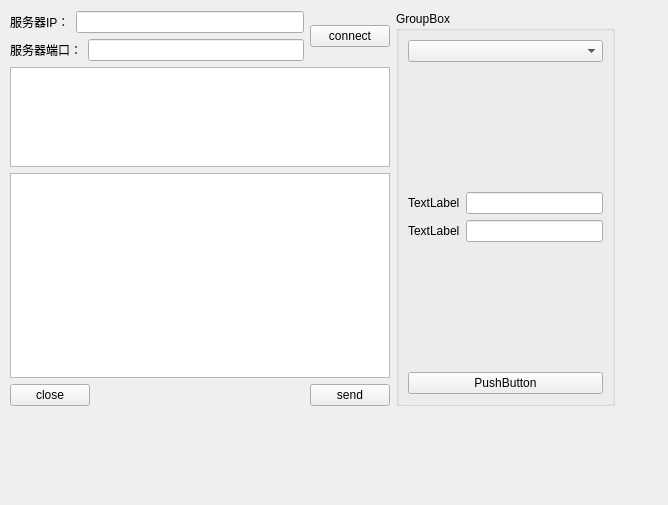
<?xml version="1.0" encoding="UTF-8"?>
<ui version="4.0">
 <class>ClientWidget</class>
 <widget class="QWidget" name="ClientWidget">
  <property name="geometry">
   <rect>
    <x>0</x>
    <y>0</y>
    <width>668</width>
    <height>505</height>
   </rect>
  </property>
  <property name="windowTitle">
   <string>Form</string>
  </property>
  <widget class="QWidget" name="">
   <property name="geometry">
    <rect>
     <x>10</x>
     <y>11</y>
     <width>605</width>
     <height>395</height>
    </rect>
   </property>
   <layout class="QHBoxLayout" name="horizontalLayout_7">
    <item>
     <layout class="QVBoxLayout" name="verticalLayout_5">
      <item>
       <layout class="QHBoxLayout" name="horizontalLayout_4">
        <item>
         <layout class="QVBoxLayout" name="verticalLayout">
          <item>
           <layout class="QHBoxLayout" name="horizontalLayout_2">
            <item>
             <widget class="QLabel" name="labelIP">
              <property name="text">
               <string>服务器IP：</string>
              </property>
             </widget>
            </item>
            <item>
             <widget class="QLineEdit" name="lineEditIP">
              <property name="text">
               <string/>
              </property>
             </widget>
            </item>
           </layout>
          </item>
          <item>
           <layout class="QHBoxLayout" name="horizontalLayout_3">
            <item>
             <widget class="QLabel" name="labelPort">
              <property name="text">
               <string>服务器端口：</string>
              </property>
             </widget>
            </item>
            <item>
             <widget class="QLineEdit" name="lineEditPort">
              <property name="text">
               <string/>
              </property>
             </widget>
            </item>
           </layout>
          </item>
         </layout>
        </item>
        <item>
         <widget class="QPushButton" name="btnConnect">
          <property name="text">
           <string>connect</string>
          </property>
         </widget>
        </item>
       </layout>
      </item>
      <item>
       <layout class="QVBoxLayout" name="verticalLayout_2">
        <item>
         <widget class="QTextEdit" name="textEditRead">
          <property name="minimumSize">
           <size>
            <width>0</width>
            <height>20</height>
           </size>
          </property>
          <property name="maximumSize">
           <size>
            <width>16777215</width>
            <height>100</height>
           </size>
          </property>
          <property name="readOnly">
           <bool>true</bool>
          </property>
         </widget>
        </item>
        <item>
         <widget class="QTextEdit" name="textEditWrite">
          <property name="minimumSize">
           <size>
            <width>0</width>
            <height>30</height>
           </size>
          </property>
         </widget>
        </item>
       </layout>
      </item>
      <item>
       <layout class="QHBoxLayout" name="horizontalLayout">
        <item>
         <widget class="QPushButton" name="btnClose">
          <property name="text">
           <string>close</string>
          </property>
         </widget>
        </item>
        <item>
         <spacer name="horizontalSpacer">
          <property name="orientation">
           <enum>Qt::Horizontal</enum>
          </property>
          <property name="sizeHint" stdset="0">
           <size>
            <width>214</width>
            <height>20</height>
           </size>
          </property>
         </spacer>
        </item>
        <item>
         <widget class="QPushButton" name="btnSend">
          <property name="text">
           <string>send</string>
          </property>
         </widget>
        </item>
       </layout>
      </item>
     </layout>
    </item>
    <item>
     <widget class="QGroupBox" name="groupBox">
      <property name="title">
       <string>GroupBox</string>
      </property>
      <layout class="QVBoxLayout" name="verticalLayout_4">
       <item>
        <layout class="QVBoxLayout" name="verticalLayout_3">
         <item>
          <widget class="QComboBox" name="comboBox"/>
         </item>
         <item>
          <spacer name="verticalSpacer">
           <property name="orientation">
            <enum>Qt::Vertical</enum>
           </property>
           <property name="sizeHint" stdset="0">
            <size>
             <width>20</width>
             <height>40</height>
            </size>
           </property>
          </spacer>
         </item>
         <item>
          <layout class="QHBoxLayout" name="horizontalLayout_5">
           <item>
            <widget class="QLabel" name="label">
             <property name="text">
              <string>TextLabel</string>
             </property>
            </widget>
           </item>
           <item>
            <widget class="QLineEdit" name="lineEdit"/>
           </item>
          </layout>
         </item>
         <item>
          <layout class="QHBoxLayout" name="horizontalLayout_6">
           <item>
            <widget class="QLabel" name="label_2">
             <property name="text">
              <string>TextLabel</string>
             </property>
            </widget>
           </item>
           <item>
            <widget class="QLineEdit" name="lineEdit_2"/>
           </item>
          </layout>
         </item>
         <item>
          <spacer name="verticalSpacer_2">
           <property name="orientation">
            <enum>Qt::Vertical</enum>
           </property>
           <property name="sizeHint" stdset="0">
            <size>
             <width>20</width>
             <height>40</height>
            </size>
           </property>
          </spacer>
         </item>
         <item>
          <widget class="QPushButton" name="pushButton">
           <property name="text">
            <string>PushButton</string>
           </property>
          </widget>
         </item>
        </layout>
       </item>
      </layout>
     </widget>
    </item>
   </layout>
  </widget>
 </widget>
 <resources/>
 <connections/>
</ui>
